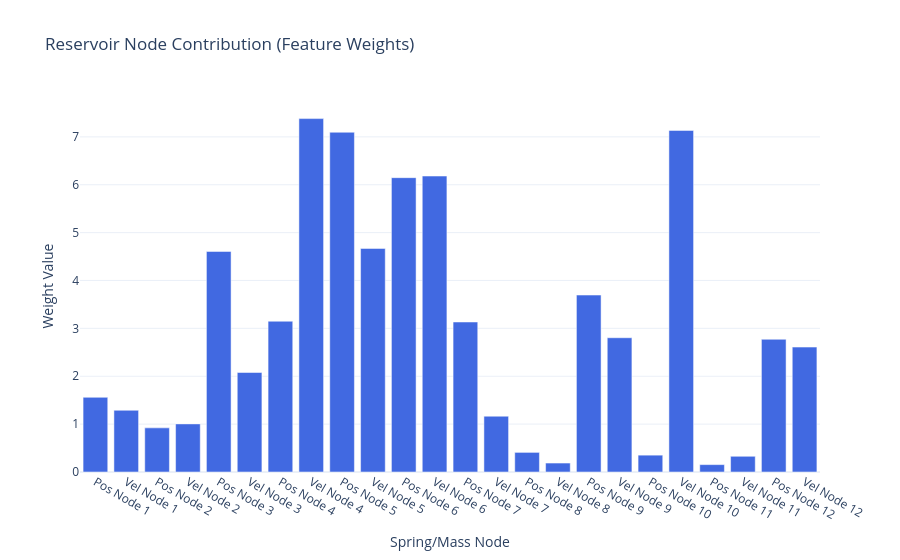
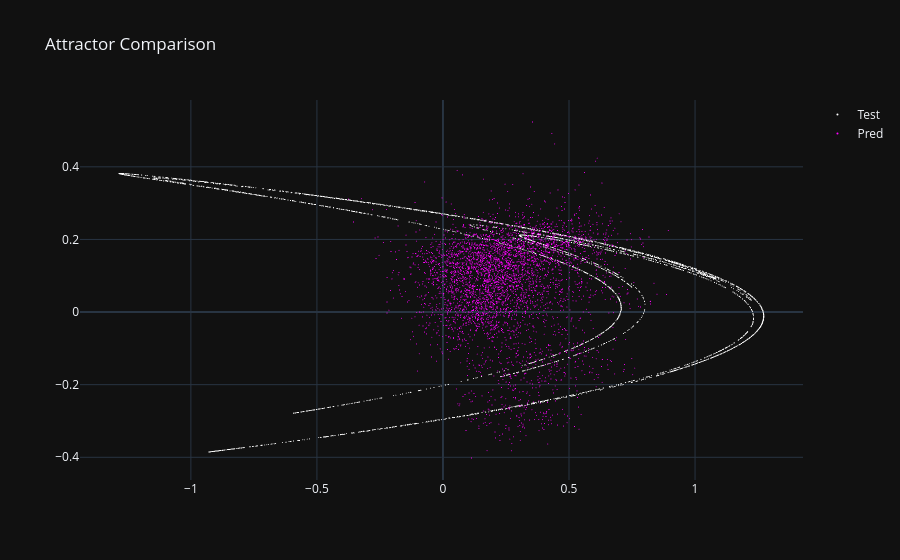
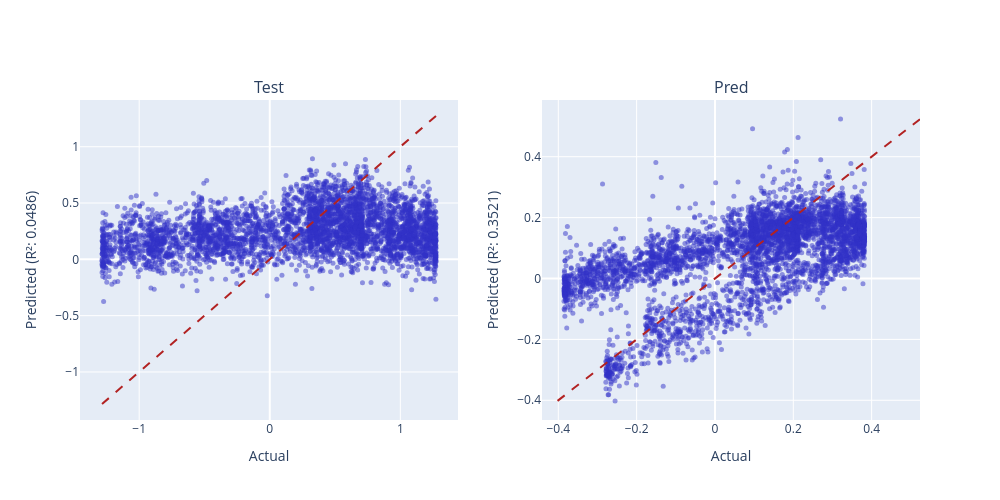

The code cell stored with these charts, in order, in its notebook:
### Code cell
weight_plot(np.linalg.norm(model.coef_, axis=0)).show()
henon_plot([Y_test, Y_pred]).show()
r_2_plots_grid(Y_test, Y_pred, ["Test", "Pred"]).show()
spring_animation(
    displacement,
    nodes_pos,
    connections_list,
    10,
    highlighted_nodes=[3, 4],
    external=True,
).show()

### Figure 1 — Plotly figure (JSON) as saved in the notebook; plotly's stock layout.template omitted (floating-point values rounded to 4 significant figures)
{"data": [{"marker": {"color": ["royalblue", "royalblue", "royalblue", "royalblue", "royalblue", "royalblue", "royalblue", "royalblue", "royalblue", "royalblue", "royalblue", "royalblue", "royalblue", "royalblue", "royalblue", "royalblue", "royalblue", "royalblue", "royalblue", "royalblue", "royalblue", "royalblue", "royalblue", "royalblue"]}, "type": "bar", "x": ["Pos Node 1", "Vel Node 1", "Pos Node 2", "Vel Node 2", "Pos Node 3", "Vel Node 3", "Pos Node 4", "Vel Node 4", "Pos Node 5", "Vel Node 5", "Pos Node 6", "Vel Node 6", "Pos Node 7", "Vel Node 7", "Pos Node 8", "Vel Node 8", "Pos Node 9", "Vel Node 9", "Pos Node 10", "Vel Node 10", "Pos Node 11", "Vel Node 11", "Pos Node 12", "Vel Node 12"], "y": [1.56, 1.289, 0.9219, 1.005, 4.607, 2.078, 3.149, 7.381, 7.096, 4.67, 6.148, 6.182, 3.133, 1.166, 0.4097, 0.1871, 3.696, 2.804, 0.3519, 7.134, 0.1541, 0.3284, 2.772, 2.609]}], "layout": {"title": {"text": "Reservoir Node Contribution (Feature Weights)"}, "xaxis": {"title": {"text": "Spring/Mass Node"}}, "yaxis": {"title": {"text": "Weight Value"}}}}

### Figure 2 — Plotly figure (JSON) as saved in the notebook; plotly's stock layout.template omitted (floating-point values rounded to 4 significant figures; data arrays with more than 128 entries replaced by an {"elided": "..."} marker saying what was removed)
{"data": [{"marker": {"color": "white", "size": 1}, "mode": "markers", "name": "Test", "type": "scattergl", "x": {"elided": "4000 float values"}, "y": {"elided": "4000 float values"}}, {"marker": {"color": "magenta", "size": 1}, "mode": "markers", "name": "Pred", "type": "scattergl", "x": {"elided": "4000 float values"}, "y": {"elided": "4000 float values"}}], "layout": {"title": {"text": "Attractor Comparison"}}}

### Figure 3 — Plotly figure (JSON) as saved in the notebook; plotly's stock layout.template omitted (floating-point values rounded to 4 significant figures; data arrays with more than 128 entries replaced by an {"elided": "..."} marker saying what was removed)
{"data": [{"marker": {"color": "rgba(50, 50, 200, 0.5)", "size": 5}, "mode": "markers", "name": "Data", "type": "scatter", "x": {"elided": "4000 float values"}, "xaxis": "x", "y": {"elided": "4000 float values"}, "yaxis": "y"}, {"line": {"color": "firebrick", "dash": "dash"}, "mode": "lines", "name": "Ideal", "type": "scatter", "x": [-1.285, 1.273], "xaxis": "x", "y": [-1.285, 1.273], "yaxis": "y"}, {"marker": {"color": "rgba(50, 50, 200, 0.5)", "size": 5}, "mode": "markers", "name": "Data", "type": "scatter", "x": {"elided": "4000 float values"}, "xaxis": "x2", "y": {"elided": "4000 float values"}, "yaxis": "y2"}, {"line": {"color": "firebrick", "dash": "dash"}, "mode": "lines", "name": "Ideal", "type": "scatter", "x": [-0.402, 0.5235], "xaxis": "x2", "y": [-0.402, 0.5235], "yaxis": "y2"}], "layout": {"annotations": [{"font": {"size": 16}, "showarrow": false, "text": "Test", "x": 0.225, "xanchor": "center", "xref": "paper", "y": 1, "yanchor": "bottom", "yref": "paper"}, {"font": {"size": 16}, "showarrow": false, "text": "Pred", "x": 0.775, "xanchor": "center", "xref": "paper", "y": 1, "yanchor": "bottom", "yref": "paper"}], "height": 500, "showlegend": false, "width": 1000, "xaxis": {"anchor": "y", "domain": [0, 0.45], "title": {"text": "Actual"}}, "xaxis2": {"anchor": "y2", "domain": [0.55, 1], "title": {"text": "Actual"}}, "yaxis": {"anchor": "x", "domain": [0, 1], "title": {"text": "Predicted (R²: 0.0486)"}}, "yaxis2": {"anchor": "x2", "domain": [0, 1], "title": {"text": "Predicted (R²: 0.3521)"}}}}
